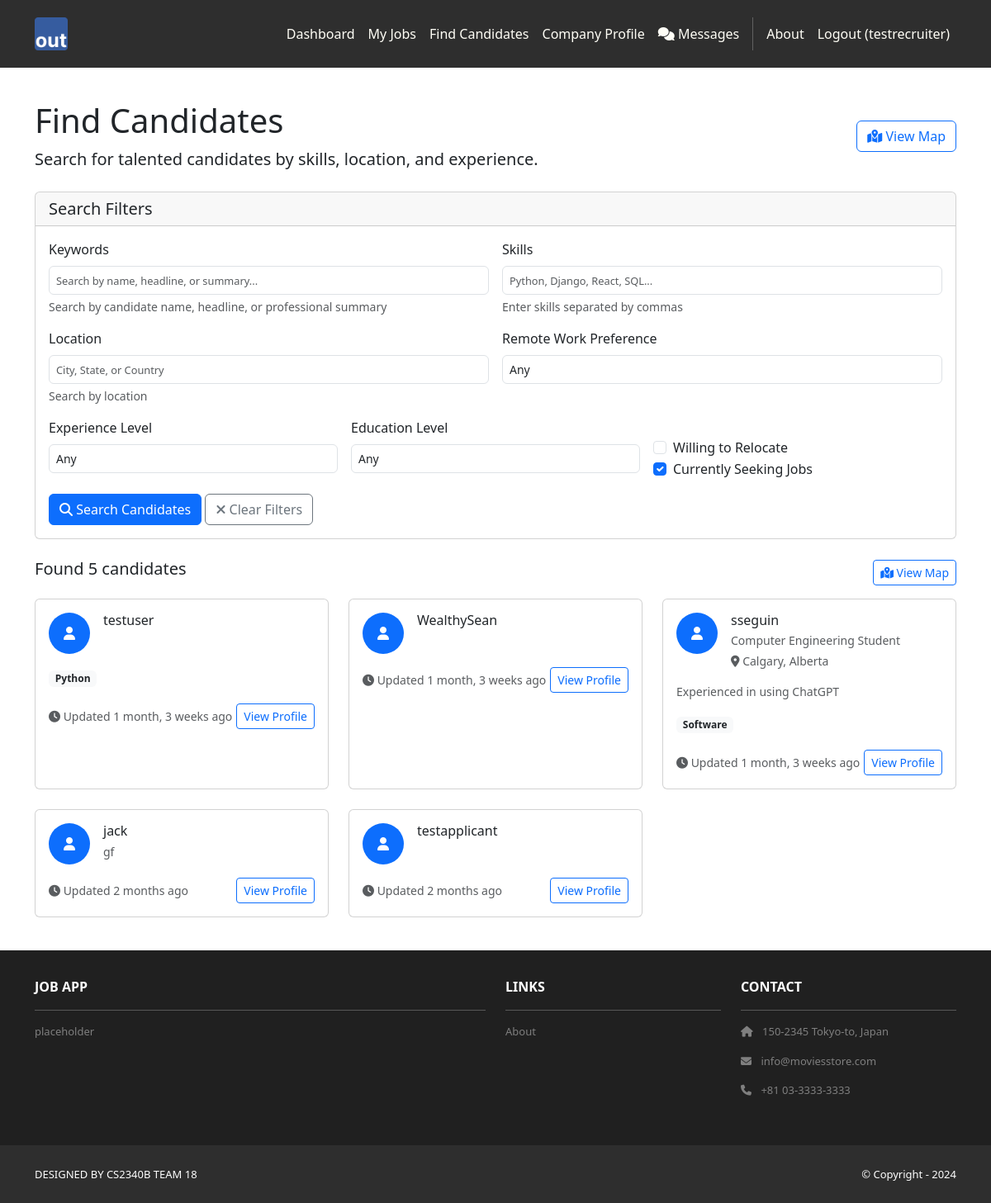
/recruiters/candidates/ (signed in), run on an earlier commit of the app's database.
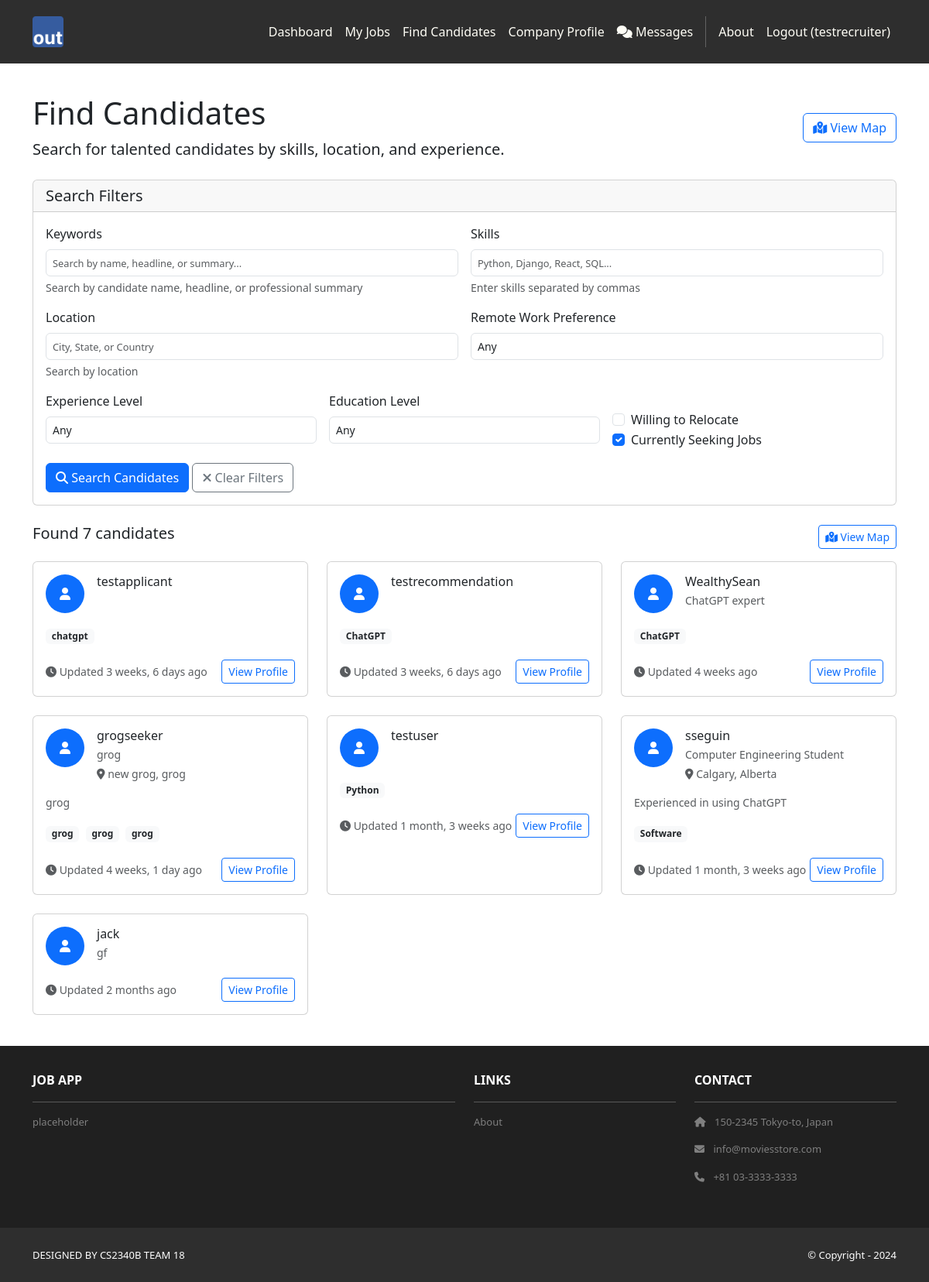
And on a later commit of the database.
### applicants/models.py (models this page shows, shortened)
class ApplicantProfile(models.Model):
    user = models.OneToOneField(User, on_delete=models.CASCADE, related_name='applicant_profile')
    headline = models.CharField(
        max_length=200,
        blank=True,
        help_text="A brief professional headline (e.g., 'Software Developer with 5 years experience')"
    )
    phone = models.CharField(max_length=20, blank=True)
    city = models.CharField(max_length=100, blank=True, help_text="City")
    state = models.CharField(max_length=100, blank=True, help_text="State or Province")
    country = models.CharField(max_length=100, blank=True, help_text="Country")
    postal_code = models.CharField(max_length=20, blank=True, help_text="Postal/ZIP Code")
    latitude = models.DecimalField(
        max_digits=9, decimal_places=6, null=True, blank=True,
        help_text="Latitude coordinate (auto-populated if possible)"
    )
    longitude = models.DecimalField(
        max_digits=9, decimal_places=6, null=True, blank=True,
        help_text="Longitude coordinate (auto-populated if possible)"
    )
    location = models.CharField(max_length=200, blank=True, help_text="Full location display (auto-generated)")
    willing_to_relocate = models.BooleanField(default=False, help_text="Willing to relocate for work")
    remote_work_preference = models.CharField(
        max_length=20,
        choices=[
            ('remote_only', 'Remote Only'),
            ('hybrid', 'Hybrid'),
            ('onsite_only', 'Onsite Only'),
            ('flexible', 'Flexible'),
        ],
        default='flexible',
        help_text="Remote work preference"
    )
    summary = models.TextField(
        blank=True,
        help_text="A brief summary of your professional background and career goals"
    )
    skills = models.TextField(
        blank=True,
        help_text="List your key skills separated by commas (e.g., 'Python, Django, React, SQL')"
    )
    linkedin_url = models.URLField(blank=True, help_text="Your LinkedIn profile URL")
    github_url = models.URLField(blank=True, help_text="Your GitHub profile URL")
    portfolio_url = models.URLField(blank=True, help_text="Your portfolio or personal website URL")
    other_url = models.URLField(blank=True, help_text="Any other relevant professional URL")
    is_public = models.BooleanField(default=True, help_text="Make profile visible to recruiters")
    is_seeking_jobs = models.BooleanField(default=True, help_text="Currently looking for job opportunities")
    created_at = models.DateTimeField(auto_now_add=True)
    updated_at = models.DateTimeField(auto_now=True)
    def get_skills_list(self):
        if self.skills:
            return [skill.strip() for skill in self.skills.split(',') if skill.strip()]
        return []
    def get_short_location(self):
        location_parts = []
        if self.city:
            location_parts.append(self.city)
        if self.state:
            location_parts.append(self.state)
        return ', '.join(location_parts) if location_parts else ''
    class Meta:
        verbose_name = "Applicant Profile"
        verbose_name_plural = "Applicant Profiles"

### recruiters/views.py (the view, shortened to what this page needs)
# urls.py: path('candidates/', views.candidates, name='candidates'),
@recruiter_required
def candidates(request):
    form = CandidateSearchForm(request.GET or None)
    candidates = ApplicantProfile.objects.filter(is_public=True)
    candidates = candidates.order_by('-updated_at')
    paginator = Paginator(candidates, 12)  # Show 12 candidates per page
    page_number = request.GET.get('page')
    page_obj = paginator.get_page(page_number)
    template_data = {
        'title': 'Find Candidates',
        'user_type': 'recruiter'
    }
    return render(request, 'recruiters/candidates.html', {
        'template_data': template_data,
        'form': form,
        'page_obj': page_obj,
        'candidates_count': candidates.count()
    })

### recruiters/templates/recruiters/candidates.html (shortened to what the changed rows need)
{% extends 'base.html' %}
{% block content %}
<div class="p-3 mt-4">
  <div class="container">
    <div class="row">
      <div class="col-12">
        <div class="d-flex justify-content-between align-items-center mb-4">
          <div>
            <h1 class="mb-2">Find Candidates</h1>
          </div>
        </div>
      </div>
    </div>
    <div class="row">
      <div class="col-12">
        <div class="d-flex justify-content-between align-items-center mb-3">
          <h5>
            {% if page_obj %}
              Found {{ candidates_count }} candidate{{ candidates_count|pluralize }}
            {% else %}
              No candidates found
            {% endif %}
          </h5>
          <a href="{% url 'recruiters:applicant_map' %}" class="btn btn-sm btn-outline-primary">
            <i class="fas fa-map-marked-alt"></i> View Map
          </a>
        </div>
        {% if page_obj %}
          <div class="row">
            {% for candidate in page_obj %}
              <div class="col-md-6 col-lg-4 mb-4">
                <div class="card h-100">
                  <div class="card-body">
                    <div class="d-flex align-items-start mb-3">
                      <div class="flex-shrink-0">
                        <div class="bg-primary text-white rounded-circle d-flex align-items-center justify-content-center" style="width: 50px; height: 50px;">
                          <i class="fas fa-user"></i>
                        </div>
                      </div>
                      <div class="flex-grow-1 ms-3">
                        <h6 class="card-title mb-1">
                          {{ candidate.user.get_full_name|default:candidate.user.username }}
                        </h6>
                        {% if candidate.headline %}
                          <p class="text-muted small mb-1">{{ candidate.headline }}</p>
                        {% endif %}
                        {% if candidate.get_short_location %}
                          <p class="text-muted small mb-0">
                            <i class="fas fa-map-marker-alt"></i> {{ candidate.get_short_location }}
                          </p>
                        {% endif %}
                      </div>
                    </div>
                    {% if candidate.summary %}
                      <p class="card-text small text-muted">
                        {{ candidate.summary|truncatewords:20 }}
                      </p>
                    {% endif %}
                    {% if candidate.get_skills_list %}
                      <div class="mb-3">
                        {% for skill in candidate.get_skills_list|slice:":5" %}
                          <span class="badge bg-light text-dark me-1 mb-1">{{ skill }}</span>
                        {% endfor %}
                      </div>
                    {% endif %}
                    <div class="d-flex justify-content-between align-items-center">
                      <small class="text-muted">
                        <i class="fas fa-clock"></i> Updated {{ candidate.updated_at|timesince }} ago
                      </small>
                      <a href="{% url 'recruiters:candidate_detail' candidate.pk %}" class="btn btn-sm btn-outline-primary">
                        View Profile
                      </a>
                    </div>
                  </div>
                </div>
              </div>
            {% endfor %}
          </div>
        {% endif %}
      </div>
    </div>
  </div>
</div>
{% endblock content %}

What changed in the data, as far as the page shows it:
changed ApplicantProfile "testapplicant": skills empty → "chatgpt" (drawn); updated_at "2 months" → "3 weeks, 6 days"; moves up the list
added ApplicantProfile: user.get_full_name "testrecommendation", get_skills_list "ChatGPT", updated_at "3 weeks, 6 days"
changed ApplicantProfile "WealthySean": headline (not shown) → "ChatGPT expert"; skills empty → "ChatGPT" (drawn); updated_at "1 month, 3 weeks" → "4 weeks"; moves down the list
added ApplicantProfile: user.get_full_name "grogseeker", headline "grog", get_short_location "new grog, grog", summary "grog", get_skills_list "grog" "grog" "grog", updated_at "4 weeks, 1 day"
Also different on the page:
{{ candidates_count }}: "5" → "7"
new list line: "chatgpt"
new list line: "ChatGPT"
